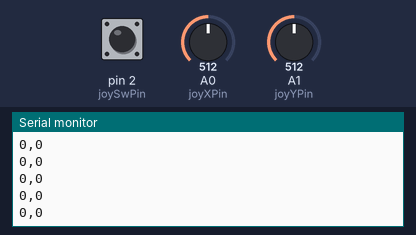
A sketch run on a simulated Arduino Uno, built with avr-gcc and run on an emulated ATmega328P. Shown: the last lines printed to the serial monitor. The test bench sets the inputs (shaded band); at power-on: A1 (joyYPin) = 512, A0 (joyXPin) = 512, pin 2 (joySwPin) LOW.

Above: at 1.2 s.
1.3 s: A1 (joyYPin) set to 490
At 1.31 s:
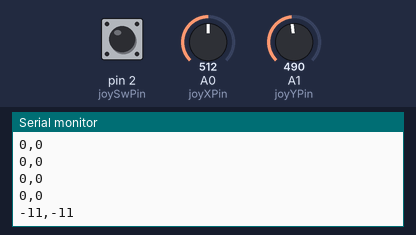
2.8 s: A0 (joyXPin) set to 490
At 2.82 s:
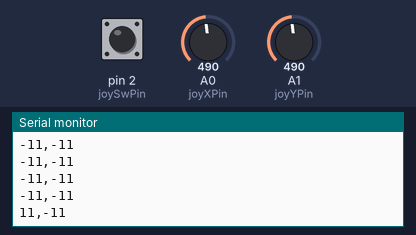
4.3 s: A1 (joyYPin) set to 510
At 4.33 s:
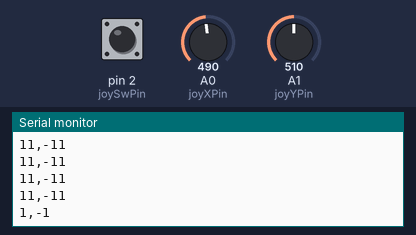
5.8 s: A0 (joyXPin) set to 510
At 5.84 s:
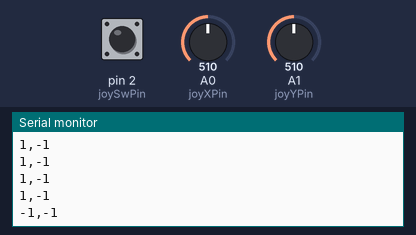
Timing chart, 0 to 8.3 s (numbered marks = the images above; inputs shaded):
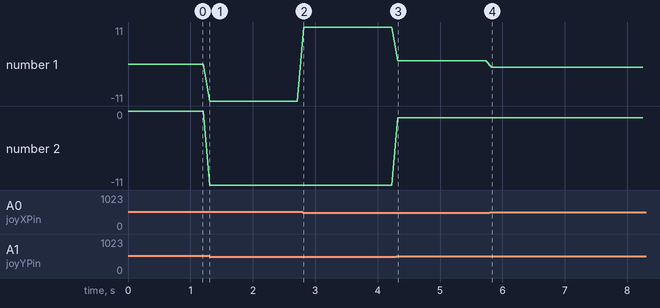

Measured:
- after the input at 1.3 s, the serial monitor: prints a new line at once (image 1)
- after the input at 2.8 s, the serial monitor: prints a new line at once (image 2)
- after the input at 4.3 s, the serial monitor: prints a new line at once (image 3)
- after the input at 5.8 s, the serial monitor: prints a new line at once (image 4)
- plotted number 1: 0 → -11 after the input at 1.3 s, -11 → 11 after the input at 2.8 s, 11 → 1 after the input at 4.3 s
- plotted number 2: 0 → -11 after the input at 1.3 s, -11 → -1 after the input at 4.3 s

The sketch:

joystick-transmitter.ino
```cpp
// Define joystick pins
const int joyXPin = A0; // Analog pin for X axis
const int joyYPin = A1; // Analog pin for Y axis
const int joySwPin = 2; // Digital pin for joystick switch (optional)

void setup() {
  Serial.begin(9600); // Initialize serial communication
}

void loop() {
  // Read joystick values
  int joyXValue = analogRead(joyXPin);
  int joyYValue = analogRead(joyYPin);
  int joySwValue = digitalRead(joySwPin);

  // Map joystick values to motor speeds (adjust as needed)
  int motorSpeedA = map(joyYValue, 0, 1023, -255, 255);
  int motorSpeedB = map(joyYValue, 0, 1023, -255, 255);

  // Map joystick X axis to control direction (adjust as needed)
  if (joyXValue < 500) {
    // Turn left
    motorSpeedA = -motorSpeedA;
  } else if (joyXValue > 550) {
    // Turn right
    motorSpeedB = -motorSpeedB;
  }

  // Send motor speeds to second Arduino via Serial
  Serial.print(motorSpeedA);
  Serial.print(",");
  Serial.println(motorSpeedB);

  delay(100); // Adjust delay as needed for responsiveness
}
```
